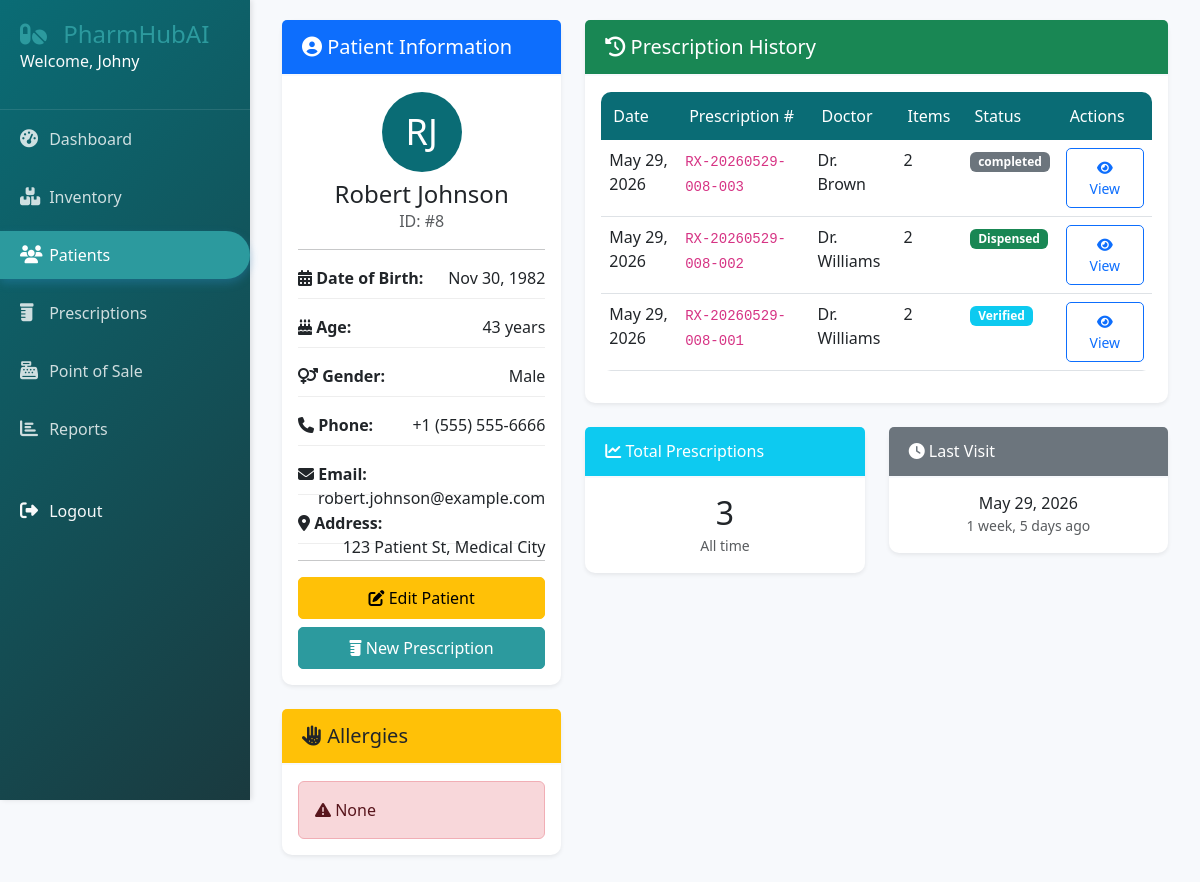
The page /patients/8/ (signed in) on the database its author committed.
### patients/models.py (models this page shows, shortened)
class Patient(models.Model):
    BLOOD_TYPES = (
        ('A+', 'A+'), ('A-', 'A-'),
        ('B+', 'B+'), ('B-', 'B-'),
        ('AB+', 'AB+'), ('AB-', 'AB-'),
        ('O+', 'O+'), ('O-', 'O-'),
    )
    first_name = models.CharField(max_length=100)
    last_name = models.CharField(max_length=100)
    pharmacy = models.ForeignKey('accounts.Pharmacy', on_delete=models.CASCADE, null=True)
    date_of_birth = models.DateField()
    gender = models.CharField(max_length=10, choices=(('M', 'Male'), ('F', 'Female'), ('O', 'Other')))
    phone = models.CharField(max_length=15)
    email = models.EmailField(blank=True)
    address = models.TextField()
    blood_type = models.CharField(max_length=3, choices=BLOOD_TYPES, blank=True)
    allergies = models.TextField(blank=True, help_text="List all known allergies")
    chronic_conditions = models.TextField(blank=True, help_text="List all chronic conditions")
    current_medications = models.TextField(blank=True, help_text="List current medications")
    emergency_contact_name = models.CharField(max_length=200)
    emergency_contact_phone = models.CharField(max_length=15)
    created_by = models.ForeignKey(User, on_delete=models.SET_NULL, null=True)
    created_at = models.DateTimeField(auto_now_add=True)
    updated_at = models.DateTimeField(auto_now=True)
    class Meta:
        indexes = [
            models.Index(fields=['last_name', 'first_name']),
            models.Index(fields=['phone']),
        ]
    @property
    def age(self):
        today = date.today()
        return today.year - self.date_of_birth.year - (
            (today.month, today.day) < (self.date_of_birth.month, self.date_of_birth.day)
        )
    @property
    def full_name(self):
        return f"{self.first_name} {self.last_name}"

### prescriptions/models.py (models this page shows, shortened)
class Prescription(models.Model):
    STATUS_CHOICES = (
        ('pending', 'Pending'),
        ('verified', 'Verified'),
        ('dispensed', 'Dispensed'),
        ('cancelled', 'Cancelled'),
        ('on_hold', 'On Hold'),
    )
    pharmacy = models.ForeignKey('accounts.Pharmacy', on_delete=models.CASCADE, null=True)
    prescription_number = models.CharField(max_length=50, unique=True)
    patient = models.ForeignKey(Patient, on_delete=models.CASCADE, related_name='prescriptions')
    prescribed_by = models.CharField(max_length=200)  # Doctor's name
    prescribed_date = models.DateField()
    pharmacist = models.ForeignKey(User, on_delete=models.SET_NULL, null=True, related_name='processed_prescriptions')
    status = models.CharField(max_length=20, choices=STATUS_CHOICES, default='pending')
    notes = models.TextField(blank=True)
    created_at = models.DateTimeField(auto_now_add=True)
    updated_at = models.DateTimeField(auto_now=True)
    class Meta:
        ordering = ['-created_at']

### patients/views.py (the view)
# urls.py: path('<int:pk>/', views.patient_detail, name='detail'),
@login_required
def patient_detail(request, pk):
    patient = get_object_or_404(Patient, pk=pk)
    prescriptions = patient.prescriptions.all().order_by('-created_at')[:5]
    allergies = patient.allergy_list.all()
    context = {
        'patient': patient,
        'prescriptions': prescriptions,
        'allergies': allergies,
        'prescription_count': patient.prescriptions.count()
    }
    return render(request, 'patients/detail.html', context)

### templates/patients/detail.html (shortened to what this page needs)
{% extends 'base.html' %}
{% load static %}
{% block content %}
<div class="container-fluid">
    <div class="row">
        <div class="col-md-4">
            <div class="card shadow-sm mb-4">
                <div class="card-header bg-primary text-white">
                    <h5 class="mb-0"><i class="fas fa-user-circle"></i> Patient Information</h5>
                </div>
                <div class="card-body">
                    <div class="text-center mb-3">
                        <div class="avatar-circle mx-auto" style="width: 80px; height: 80px; background: #0a6c75; border-radius: 50%; display: flex; align-items: center; justify-content: center;">
                            <span style="font-size: 36px; color: white;">
                                {{ patient.first_name|first|upper }}{{ patient.last_name|first|upper }}
                            </span>
                        </div>
                        <h4 class="mt-2 mb-0">{{ patient.full_name }}</h4>
                        <p class="text-muted">ID: #{{ patient.id }}</p>
                    </div>
                    <hr>
                    <div class="info-row mb-3">
                        <strong><i class="fas fa-calendar-alt"></i> Date of Birth:</strong>
                        <span class="float-end">{{ patient.date_of_birth|date:"M d, Y" }}</span>
                    </div>
                    <div class="info-row mb-3">
                        <strong><i class="fas fa-birthday-cake"></i> Age:</strong>
                        <span class="float-end">{{ patient.age }} years</span>
                    </div>
                    <div class="info-row mb-3">
                        <strong><i class="fas fa-venus-mars"></i> Gender:</strong>
                        <span class="float-end">{{ patient.get_gender_display }}</span>
                    </div>
                    <div class="info-row mb-3">
                        <strong><i class="fas fa-phone"></i> Phone:</strong>
                        <span class="float-end">{{ patient.phone }}</span>
                    </div>
                    {% if patient.email %}
                    <div class="info-row mb-3">
                        <strong><i class="fas fa-envelope"></i> Email:</strong>
                        <span class="float-end">{{ patient.email }}</span>
                    </div>
                    {% endif %}
                    {% if patient.address %}
                    <div class="info-row mb-3">
                        <strong><i class="fas fa-map-marker-alt"></i> Address:</strong>
                        <span class="float-end">{{ patient.address }}</span>
                    </div>
                    {% endif %}
                    <hr>
                    <div class="d-grid gap-2">
                        <a href="{% url 'patients:edit' patient.id %}" class="btn btn-warning">
                            <i class="fas fa-edit"></i> Edit Patient
                        </a>
                        <a href="{% url 'prescriptions:create' %}?patient={{ patient.id }}" class="btn btn-primary">
                            <i class="fas fa-prescription-bottle"></i> New Prescription
                        </a>
                    </div>
                </div>
            </div>
            <div class="card shadow-sm mb-4">
                <div class="card-header bg-warning">
                    <h5 class="mb-0"><i class="fas fa-allergies"></i> Allergies</h5>
                </div>
                <div class="card-body">
                    {% if patient.allergies %}
                        <div class="alert alert-danger mb-0">
                            <i class="fas fa-exclamation-triangle"></i>
                            {{ patient.allergies }}
                        </div>
                    {% else %}
                        <p class="text-muted text-center mb-0">No known allergies</p>
                    {% endif %}
                </div>
            </div>
        </div>
        <div class="col-md-8">
            <div class="card shadow-sm">
                <div class="card-header bg-success text-white">
                    <h5 class="mb-0"><i class="fas fa-history"></i> Prescription History</h5>
                </div>
                <div class="card-body">
                    {% if prescriptions %}
                        <div class="table-responsive">
                            <table class="table table-hover">
                                <thead>
                                    <tr>
                                        <th>Date</th>
                                        <th>Prescription #</th>
                                        <th>Doctor</th>
                                        <th>Items</th>
                                        <th>Status</th>
                                        <th>Actions</th>
                                    </tr>
                                </thead>
                                <tbody>
                                    {% for rx in prescriptions %}
                                    <tr>
                                        <td>{{ rx.prescribed_date|date:"M d, Y" }}</td>
                                        <td><code>{{ rx.prescription_number }}</code></td>
                                        <td>{{ rx.prescribed_by }}</td>
                                        <td>{{ rx.items.count }}</td>
                                        <td>
                                            <span class="badge {% if rx.status == 'dispensed' %}bg-success{% elif rx.status == 'verified' %}bg-info{% elif rx.status == 'pending' %}bg-warning{% else %}bg-secondary{% endif %}">
                                                {{ rx.get_status_display }}
                                            </span>
                                        </td>
                                        <td>
                                            <a href="{% url 'prescriptions:detail' rx.id %}" class="btn btn-sm btn-outline-primary">
                                                <i class="fas fa-eye"></i> View
                                            </a>
                                        </td>
                                    </tr>
                                    {% endfor %}
                                </tbody>
                            </table>
                        </div>
                    {% endif %}
                </div>
            </div>
            <div class="row mt-4">
                <div class="col-md-6">
                    <div class="card shadow-sm">
                        <div class="card-header bg-info text-white">
                            <h6 class="mb-0"><i class="fas fa-chart-line"></i> Total Prescriptions</h6>
                        </div>
                        <div class="card-body text-center">
                            <h2 class="mb-0">{{ prescription_count }}</h2>
                            <small class="text-muted">All time</small>
                        </div>
                    </div>
                </div>
                <div class="col-md-6">
                    <div class="card shadow-sm">
                        <div class="card-header bg-secondary text-white">
                            <h6 class="mb-0"><i class="fas fa-clock"></i> Last Visit</h6>
                        </div>
                        <div class="card-body text-center">
                            {% if prescriptions %}
                                <h6 class="mb-0">{{ prescriptions.0.created_at|date:"M d, Y" }}</h6>
                                <small class="text-muted">{{ prescriptions.0.created_at|timesince }} ago</small>
                            {% else %}
                                <p class="text-muted mb-0">No visits yet</p>
                            {% endif %}
                        </div>
                    </div>
                </div>
            </div>
        </div>
    </div>
</div>
{% endblock %}

### templates/base.html (shortened to what this page needs)
<!DOCTYPE html>
<html lang="en">
<head>
    <link href="https://cdn.jsdelivr.net/npm/bootstrap@5.3.0-alpha1/dist/css/bootstrap.min.css" rel="stylesheet">
    <link rel="stylesheet" href="https://cdnjs.cloudflare.com/ajax/libs/font-awesome/6.4.0/css/all.min.css">
    {% load static %}
    <link rel="stylesheet" href="{% static 'css/style.css' %}">
</head>
<body>
    {% if user.is_authenticated %}
    <div class="sidebar">
        <div class="sidebar-header">
            <a style="text-decoration: none; color: #2c9a9e;" href="{%url 'accounts:home'%}"><h3><i class="fas fa-pills"></i> PharmHubAI</h3></a>
            <p class="text-light">Welcome, <a href="{%url 'accounts:home'%} " style="color: white;">{{ user.username }}</a></p>
        </div>
        <ul class="nav flex-column">
            <li class="nav-item">
                <a class="nav-link {% if request.path == '/dashboard' %}active{% endif %}" href="/dashboard/">
                    <i class="fas fa-tachometer-alt"></i> Dashboard
                </a>
            </li>
            <li class="nav-item">
                <a class="nav-link {% if '/inventory' in request.path %}active{% endif %}" href="/inventory/">
                    <i class="fas fa-boxes"></i> Inventory
                </a>
            </li>
            <li class="nav-item">
                <a class="nav-link {% if '/patients' in request.path %}active{% endif %}" href="/patients/">
                    <i class="fas fa-users"></i> Patients
                </a>
            </li>
            <li class="nav-item">
                <a class="nav-link {% if '/prescriptions' in request.path %}active{% endif %}" href="/prescriptions/">
                    <i class="fas fa-prescription-bottle"></i> Prescriptions
                </a>
            </li>
            <li class="nav-item">
                <a class="nav-link {% if '/sales' in request.path %}active{% endif %}" href="/sales/pos/">
                    <i class="fas fa-cash-register"></i> Point of Sale
                </a>
            </li>
            {% if user.profile.role == 'admin' or user.profile.role == 'pharmacist' %}
            <li class="nav-item">
                <a class="nav-link {% if '/reports' in request.path %}active{% endif %}" href="/reports/">
                    <i class="fas fa-chart-bar"></i> Reports
                </a>
            </li>
            {% endif %}
            <li class="nav-item mt-4">
                <a class="nav-link text-light" href="/logout/">
                    <i class="fas fa-sign-out-alt"></i> Logout
                </a>
            </li>
        </ul>
    </div>
    {% endif %}
    <div class="main-content">
        {% block content %}{% endblock %}
    </div>
</body>
</html>

### static/css/style.css (style rules this page uses)
:root { --primary-color: #0a6c75; --secondary-color: #2c9a9e; --success-color: #10b981; --danger-color: #ef4444; --warning-color: #f59e0b; --light-bg: #f7f9fc; --dark-text: #1a3a3f; --sidebar-width: 250px; }
body { font-family: 'Segoe UI', Tahoma, Geneva, Verdana, sans-serif; background-color: var(--light-bg); color: var(--dark-text); overflow-x: hidden; }
.sidebar { position: fixed; left: 0; top: 0; height: 100vh; width: var(--sidebar-width); background: linear-gradient(135deg, var(--primary-color), var(--dark-text)); color: white; padding: 20px 0; box-shadow: 2px 0 5px rgba(0,0,0,0.1); z-index: 1000; }
.sidebar-header { padding: 0 20px 20px; border-bottom: 1px solid rgba(255,255,255,0.1); }
.sidebar-header a { text-decoration: none; }
.sidebar-header h3 { margin: 0; font-size: 24px; font-weight: 300; }
.sidebar-header h3 i { color: var(--secondary-color); margin-right: 10px; }
.sidebar .nav-link { color: rgba(255,255,255,0.8); padding: 12px 20px; margin: 5px 0; transition: all 0.3s; border-radius: 0 30px 30px 0; }
.sidebar .nav-link.active { background-color: var(--secondary-color); color: white; box-shadow: 0 4px 10px rgba(52, 152, 219, 0.3); }
.sidebar .nav-link i { width: 25px; font-size: 18px; }
.main-content { margin-left: var(--sidebar-width); padding: 20px; min-height: 100vh; }
.card { border: none; border-radius: 10px; box-shadow: 0 2px 10px rgba(0,0,0,0.05); transition: transform 0.3s, box-shadow 0.3s; margin-bottom: 20px; }
.card-header { background-color: white; border-bottom: 2px solid var(--light-bg); padding: 15px 20px; font-weight: 600; }
.table { background-color: white; border-radius: 10px; overflow: hidden; }
.table thead th { background-color: var(--primary-color); color: white; font-weight: 500; border: none; padding: 12px; }
.btn { border-radius: 5px; padding: 8px 20px; font-weight: 500; transition: all 0.3s; }
.btn-primary { background-color: var(--secondary-color); border-color: var(--secondary-color); }

### templates/patients/detail.html (style rules this page uses)
.avatar-circle { width: 80px; height: 80px; background: #0a6c75; border-radius: 50%; display: flex; align-items: center; justify-content: center; }
.info-row { border-bottom: 1px solid #eee; padding-bottom: 8px; margin-bottom: 8px; }

### rows shown on the page
Patient: first_name|first "R", last_name|first "J", full_name "Robert Johnson", id "8", date_of_birth "Nov 30, 1982", age "43", gender "Male", phone "+1 (555) 555-6666", email "robert.johnson@example.com", address "123 Patient St, Medical City", allergies "None"
Prescription: prescribed_date "May 29, 2026", prescription_number "RX-20260529-008-003", prescribed_by "Dr. Brown", items.count "2", status "completed", created_at "May 29, 2026", created_at "1 week, 5 days"
Prescription: prescribed_date "May 29, 2026", prescription_number "RX-20260529-008-002", prescribed_by "Dr. Williams", items.count "2", status "Dispensed"
Prescription: prescribed_date "May 29, 2026", prescription_number "RX-20260529-008-001", prescribed_by "Dr. Williams", items.count "2", status "Verified"

### other values the page prints
{{ user.username }} "Johny"
{{ prescription_count }} "3"
